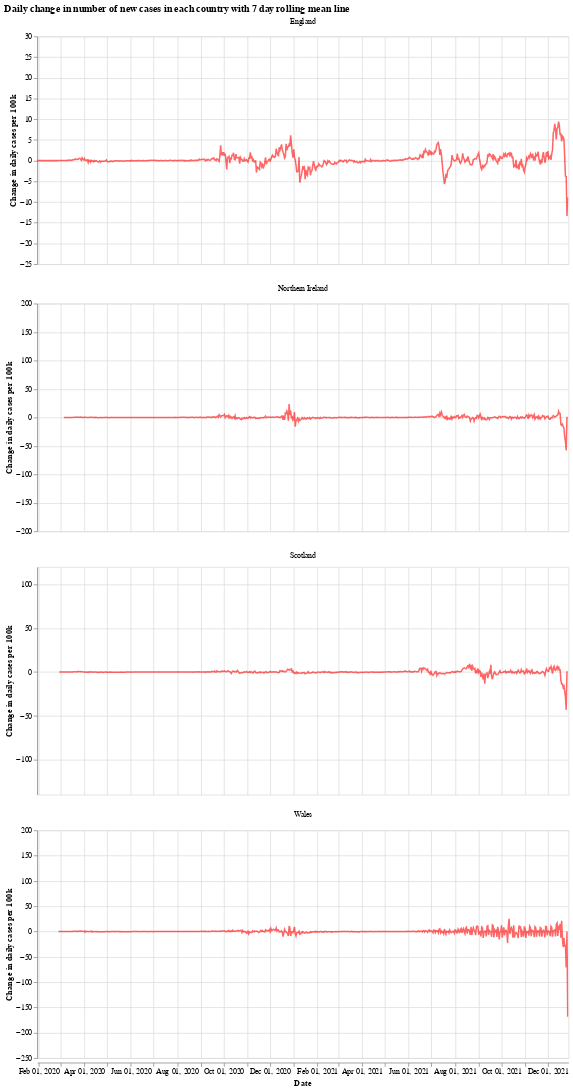

The notebook cell this image was saved under:
### Markdown cell above
We will use the Python library `Altair` for visualising the data, see the [altair docs](https://altair-viz.github.io/) for more information.

First we have a graph which shows the daily change in the number of new cases for each country. This number jumps up and down all over the place, which is likely due to delay in reporting of new cases over the weekend. Another interesting thing is that it looks like the daily cases in Wales experienced a much shorter period of calm over the summer (calm in the sense of daily cases not jumping up and down).

The orange bars are days when the number of new cases (per 100k population) was more than the previous day, while the blue are days when the number of new cases dropped. The red line is the 7 day moving average. 

When the moving average line is below 0, it means that there is a consistent drop in new cases. We can see this clearly happening around the times that lockdowns were introduced (though, to varying degrees). I will update the graphs soon with a marker of when each lockdown started.

### Code cell
# collapse
import altair as alt

bars = alt.Chart(uk_cases).mark_bar().encode(
    x=alt.X("yearmonthdate(date):T", axis=alt.Axis(title='Date')),
    y=alt.Y("casesChangeRate:Q", axis=alt.Axis(title='Change in daily cases per 100k')),
    tooltip='casesChange',
    color=alt.condition(
        alt.datum.casesChangeRate > 0,
        alt.value("orange"),  # The positive color
        alt.value("blue")  # The negative color
    )
).properties(title='Daily change in number of new cases with 7 day rolling mean',width=700).interactive()

line = alt.Chart(uk_cases).mark_line(
    color='red',
    size=2,
    opacity=0.6
).transform_window(
    rolling_mean='mean(casesChangeRate)',
    frame=[0, 7],
    groupby=['areaName']
).encode(
    x='yearmonthdate(date):T',
    y='rolling_mean:Q'
)

alt.layer(bars, line, data=uk_cases).facet(alt.Column(
    'areaName', title=''), columns=1).resolve_scale(y='independent').properties(title='Daily change in number of new cases in each country with 7 day rolling mean line')

### Figure 1 — Vega-Lite specification as saved in the notebook (floating-point values rounded to 4 significant figures; data arrays with more than 128 entries replaced by an {"elided": "..."} marker saying what was removed)
{"config": {"view": {"continuousWidth": 400, "continuousHeight": 300}}, "data": {"name": "data-e45089b94ed6266f6b2c561e2576aeaf"}, "facet": {"type": "nominal", "field": "areaName", "title": ""}, "spec": {"layer": [{"mark": "bar", "encoding": {"color": {"condition": {"value": "orange", "test": "(datum.casesChangeRate > 0)"}, "value": "blue"}, "tooltip": {"type": "quantitative", "field": "casesChange"}, "x": {"type": "temporal", "axis": {"title": "Date"}, "field": "date", "timeUnit": "yearmonthdate"}, "y": {"type": "quantitative", "axis": {"title": "Change in daily cases per 100k"}, "field": "casesChangeRate"}}, "selection": {"selector001": {"type": "interval", "bind": "scales", "encodings": ["x", "y"]}}, "title": "Daily change in number of new cases with 7 day rolling mean", "width": 700}, {"mark": {"type": "line", "color": "red", "opacity": 0.6, "size": 2}, "encoding": {"x": {"type": "temporal", "field": "date", "timeUnit": "yearmonthdate"}, "y": {"type": "quantitative", "field": "rolling_mean"}}, "transform": [{"window": [{"op": "mean", "field": "casesChangeRate", "as": "rolling_mean"}], "frame": [0, 7], "groupby": ["areaName"]}]}]}, "columns": 1, "resolve": {"scale": {"y": "independent"}}, "title": "Daily change in number of new cases in each country with 7 day rolling mean line", "$schema": "https://vega.github.io/schema/vega-lite/v4.8.1.json", "datasets": {"data-e45089b94ed6266f6b2c561e2576aeaf": {"elided": "2700 records"}}}
